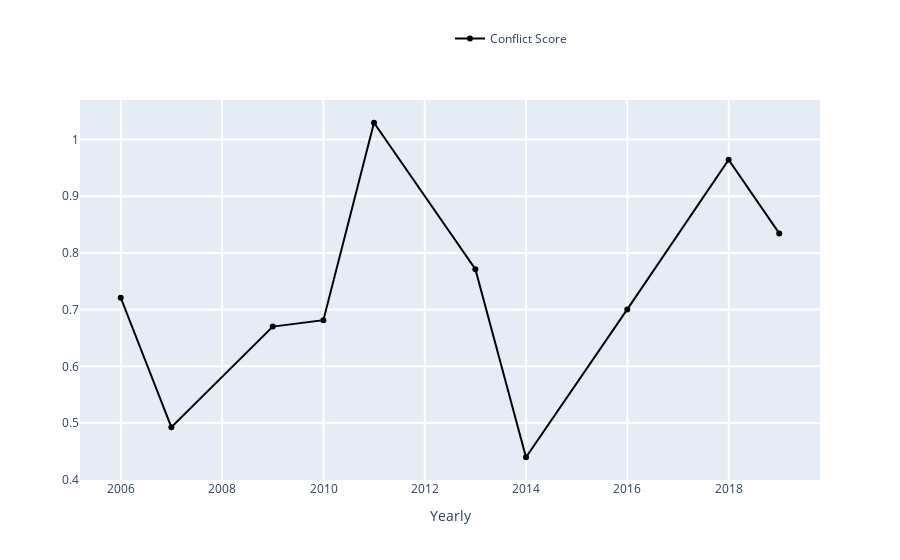

The notebook cell saved with this chart:
### Code cell
### ----------------------------------------------------------------------------------- ###
### TRY YOURSELF! THIS IS WHAT WILL HAPPEN WHEN YOU CLICK 'Show Page Conflict' BUTTON   ###
### ----------------------------------------------------------------------------------- ###

## This is the page you used ##
print('The page that is being used:', the_page['title'])

## Continue to use our data from A.2; calculate the Conflict Score definded as above ##
conflict_sc = total_actions.conflict.sum() / total_actions.elegibles.sum()
print('Page conflict score is:', conflict_sc)

## visualization, core visual code lies in ConflictsListener, then the interact function    ##
## make it interactive, mode details see:                                                   ##
## https://github.com/gesiscss/wikiwho_demo/blob/master/visualization/conflicts_listener.py ##

# First check whether the page conflict score is zero
if conflict_sc != 0:
    # Define a ConflictsListener instance
    conflicts_listener = ConflictsListener(total_actions)

    # Set parameters
    begin_date = date(2005, 3, 1)
    end_date = date(2019, 6, 1)
    frequency = 'Yearly' # 'Monthly'
    
    # The metrics we need:
    # ['Total', 'Total_surv_48h', 'Total_persistent', 'Total_stopword_count',
    #  'Total Elegible Actions', 'Number of Conflicts', 'Number of Revisions',
    #  'Conflict Score', 'Absolute Conflict Score', 'Conflict Ratio', ('None')]
    # Note: only 'red_line' has 'None' option.
    black_line = 'Conflict Score'
    red_line = 'None'
    
    conflicts_listener.listen(
        _range = (begin_date, end_date),
        granularity = frequency,
        black = black_line,
        red = red_line
    )

### Figure 1 — Plotly figure (JSON) as saved in the notebook; plotly's stock layout.template omitted (floating-point values rounded to 4 significant figures)
{"data": [{"marker": {"color": "rgba(0, 0, 0, 1)"}, "name": "Conflict Score", "type": "scatter", "x": ["2005-12-31T00:00:00", "2006-12-31T00:00:00", "2008-12-31T00:00:00", "2009-12-31T00:00:00", "2010-12-31T00:00:00", "2012-12-31T00:00:00", "2013-12-31T00:00:00", "2015-12-31T00:00:00", "2017-12-31T00:00:00", "2018-12-31T00:00:00"], "y": [0.721, 0.4926, 0.67, 0.6813, 1.03, 0.7712, 0.4396, 0.7004, 0.9644, 0.8344]}], "layout": {"barmode": "group", "hovermode": "closest", "legend": {"x": 0.5, "y": 1.2}, "showlegend": true, "xaxis": {"gridwidth": 2, "ticklen": 5, "title": {"text": "Yearly"}, "zeroline": true}, "yaxis": {"gridwidth": 2, "ticklen": 5}}}
